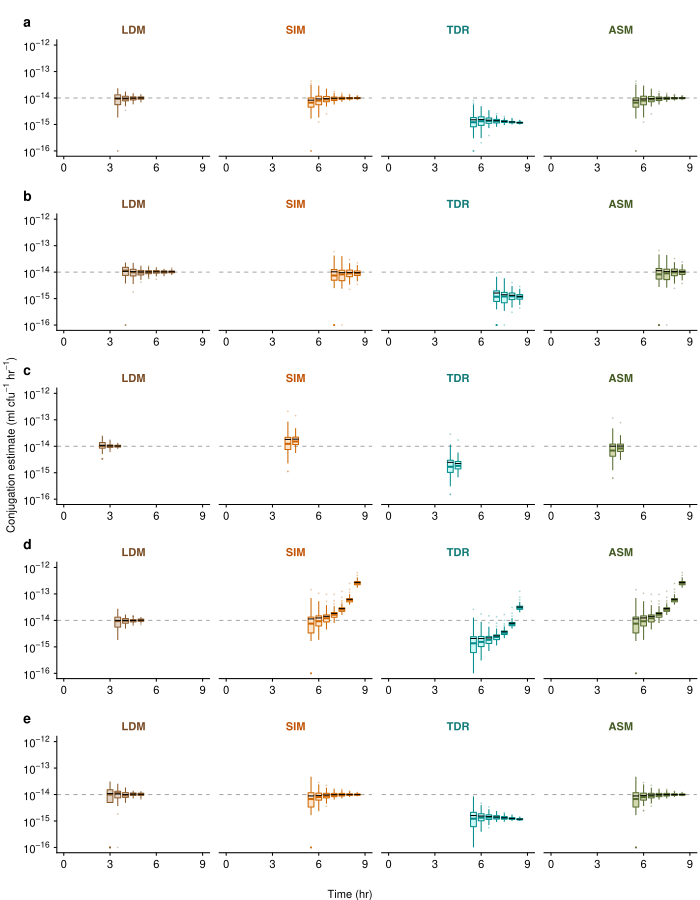

Generate this figure with R:
# Packages ----------------------------------------------------------
library(tidyverse)
library(patchwork)
library(egg)
library(grid)
library(cowplot)
library(ungeviz)
library(scales)
source(file = "Simulation_functions_parameter_sweep.R")
theme_set(theme_cowplot())

# General plotting customization -------------------------------------------------
Figure_width = 7 # in width for one column figure in PNAS
Figure_height = 9
Figure_label_size = 10
margin_y_axis = 0.2
margin_right = 0.2
margin_left = 0.2
margin_x_axis = 0.1
plot_width = Figure_width - margin_right - margin_left - margin_y_axis
y_axis_label = expression(paste("Conjugation estimate (ml ", 'cfu'^-1, ' hr'^-1, ")"))
x_axis_label = expression("Time (hr)")
text_size_axis_title = 8

# basecase estimates  --------------------------------------------
basecase_frame <- Time_sweep_load_data(treatments_filename = "data/basecase",
                                 zero_value = 1e-16)
basecase_mean <- Time_sweep_mean_calculation(treatments_filename = "data/basecase",
                                             zero_value = 1e-16)

basecase <- Time_box_plot(sim_data_frame = basecase_frame, 
                          mean_dataframe = basecase_mean,
                          Set_conjugation_rate = 1e-14, 
                          y_axis_min = 1e-16, 
                          y_axis_max = 1e-12,
                          mean_line_length = 0.4)

# plasmid_effects estimates  --------------------------------------------

plasmid_effects_frame <- Time_sweep_load_data(treatments_filename = "data/plasmid_effects",
                                       zero_value = 1e-16)
plasmid_effects_mean <- Time_sweep_mean_calculation(treatments_filename = "data/plasmid_effects",
                                             zero_value = 1e-16)

plasmid_effects <- Time_box_plot(sim_data_frame = plasmid_effects_frame, 
                          mean_dataframe = plasmid_effects_mean,
                          Set_conjugation_rate = 1e-14, 
                          y_axis_min = 1e-16, 
                          y_axis_max = 1e-12,
                          mean_line_length = 0.4)
# host_effects estimates  --------------------------------------------

host_effects_frame <- Time_sweep_load_data(treatments_filename = "data/host_effects",
                                              zero_value = 1e-16)
host_effects_mean <- Time_sweep_mean_calculation(treatments_filename = "data/host_effects",
                                                    zero_value = 1e-16)

host_effects <- Time_box_plot(sim_data_frame = host_effects_frame, 
                                 mean_dataframe = host_effects_mean,
                                 Set_conjugation_rate = 1e-14, 
                                 y_axis_min = 1e-16, 
                                 y_axis_max = 1e-12,
                                 mean_line_length = 0.4)
# gammaT estimates  --------------------------------------------
gammaT_frame <- Time_sweep_load_data(treatments_filename = "data/gammaT",
                                           zero_value = 1e-16)
gammaT_mean <- Time_sweep_mean_calculation(treatments_filename = "data/gammaT",
                                                 zero_value = 1e-16)

gammaT <- Time_box_plot(sim_data_frame = gammaT_frame, 
                              mean_dataframe = gammaT_mean,
                              Set_conjugation_rate = 1e-14, 
                              y_axis_min = 1e-16, 
                              y_axis_max = 1e-12,
                              mean_line_length = 0.4)
# tau estimates  --------------------------------------------
tau_frame <- Time_sweep_load_data(treatments_filename = "data/tau",
                                     zero_value = 1e-16)
tau_mean <- Time_sweep_mean_calculation(treatments_filename = "data/tau",
                                           zero_value = 1e-16)

tau <- Time_box_plot(sim_data_frame = tau_frame, 
                        mean_dataframe = tau_mean,
                        Set_conjugation_rate = 1e-14, 
                        y_axis_min = 1e-16, 
                        y_axis_max = 1e-12,
                        mean_line_length = 0.4)



# Fig assemble  ------------------------------------------------------------
Fig <- (basecase/ plasmid_effects/ host_effects/ gammaT/ tau) +
  plot_annotation(tag_levels = list(c('a', 'b', 'c', 'd', 'e'))) & 
  theme(plot.tag.position = c(0, 1), plot.tag = element_text(size = Figure_label_size)) &
  plot_layout(widths = unit(c(plot_width), c('in')))
y.grob <- textGrob(y_axis_label, gp=gpar(fontsize=text_size_axis_title), rot=90)
x.grob <- textGrob(x_axis_label, gp=gpar(fontsize=text_size_axis_title))
Figure <- grid.arrange(y.grob, as_grob(Fig), ncol = 2, widths = unit(c(margin_y_axis, (plot_width + margin_right + margin_left)), c('in', 'in')))
Figure2 <- grid.arrange(as_grob(Figure), x.grob, nrow = 2, heights = unit(c(Figure_height-margin_x_axis, margin_x_axis), c('in', 'in')))
save_plot("SI_Fig5.pdf", plot = Figure2, base_width = Figure_width, base_height = Figure_height)
